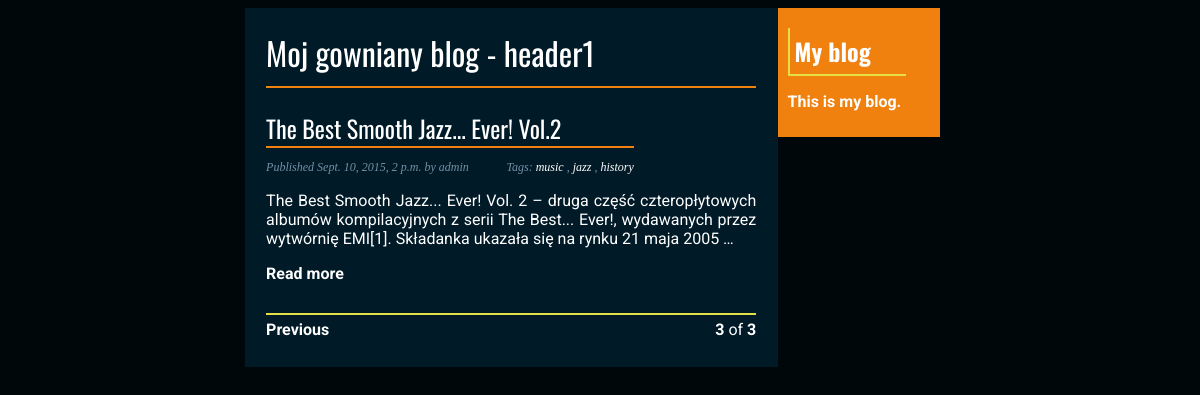
Page /blog/?page=3 on the committed database.
### first_blog/models.py (models this page shows, shortened)
class Post(models.Model):
    STATUS_CHOICES = (
        ('draft', 'Draft'),
        ('published', 'Published'),
    )
    title = models.CharField(max_length=250)
    slug = models.SlugField(max_length=250, unique_for_date = 'publish')
    author = models.ForeignKey(User, related_name = 'blog_posts')
    body = models.TextField()
    publish = models.DateTimeField(default=timezone.now)
    created = models.DateTimeField(auto_now_add=True)
    updated = models.DateTimeField(auto_now=True)
    status = models.CharField( max_length = 10, choices = STATUS_CHOICES, default = 'draft')
    objects = models.Manager()              # The default manager.
    published = PublishedManager()          # Our custom manager.
    tags = TaggableManager()
    def get_absolute_url(self):
        return reverse('first_blog:post_detail',
                       args=[self.publish.year,
                             self.publish.strftime('%m'),
                             self.publish.strftime('%d'),
                             self.slug])
    class Meta:
        ordering = ('-publish',)

### first_blog/views.py (the view)
# urls.py: url(r'^tag/(?P<tag_slug>[-\w]+)/$', views.post_list, name='post_list_by_tag'),
def post_list(request,tag_slug=None):
    object_list = Post.published.all()
    tag = None
    if tag_slug:
        tag = get_object_or_404(Tag, slug=tag_slug)
        object_list = object_list.filter(tags__in=[tag])
    paginator = Paginator(object_list, 4)               #4 posts in each page
    page = request.GET.get('page')
    try:
        posts = paginator.page(page)
    except PageNotAnInteger:
        posts = paginator.page(1)
    except EmptyPage:
        posts = paginator.page(paginator.num_pages)
    return render(request, 'first_blog/post/list.html', {'page': page, 'posts': posts, 'tag':tag})

### first_blog/models.py (called while the page is built)
    def get_queryset(self):
        return super(PublishedManager,self).get_queryset().filter(status='published')

### templates/first_blog/post/list.html (shortened to what this page needs)
{% extends "first_blog/base.html" %}
{% block content %}
    <h1>Moj gowniany blog - header1</h1>
    {% for post in posts %}
        <h3>
            <a href="{{ post.get_absolute_url }}">
                {{ post.title }}
            </a>
        </h3>
        <p class="tags">
                Tags:
            {% for tag in post.tags.all %}
                <a href="{% url "first_blog:post_list_by_tag" tag.slug %}">
                    {{ tag.name }}
                </a>
                {% if not forloop.last %}, {% endif %}
            {% endfor %}
        </p>
        <p class="date">
            Published {{ post.publish }} by {{ post.author }}
        </p>
        <div class="post_body">
            {{ post.body | truncatewords:30 | linebreaks }}
        </div>
        <p class="important_text"><a href="{{ post.get_absolute_url }}">Read more</a></p>
    {% endfor %}
    {% include "pagination.html" with page=posts %}
{% endblock %}

### first_blog/static/css/first_blog.css (style rules this page uses)
body { font-family: 'Roboto', sans-serif; background: #00070A; color: #ffffff; }
a { color: #ffffff; text-decoration: none; }
h1 { font-family: 'Oswald', sans-serif, 'Roboto', sans-serif; font-weight: normal; color: #ffffff; border-bottom: 2px solid #F0810F; padding: 0 0 10px 0; }
h3 { font-family: 'Oswald', sans-serif, 'Roboto', sans-serif; font-size: x-large; font-weight: normal; margin: 10px 0 0; border-bottom: 2px solid #F0810F; width: 75%; }
.post_body { padding: 0 0 0px 0; }
p.date { color: #768FA6; font-family: georgia, serif; font-size: 12px; font-style: italic; }
.important_text { font-weight: bold; margin-bottom:25px; }
.tags { color: #768FA6; font-family: georgia, serif; font-size: 12px; font-style: italic; float: right; margin-right: 25%; }

### rows in the picture
Post: title "The Best Smooth Jazz... Ever! Vol.2", publish "Sept. 10, 2015, 2 p.m.", author "admin", body "The Best Smooth Jazz... Ever! Vol. 2 – druga część czteropłytowych albumów kompilacyjnych z serii The Best... Ever!, wydawanych przez wytwórnię EMI[1]. Składanka ukazała się na rynku 21 maja 2005 …"
Tag: name "music"
Tag: name "jazz"
Tag: name "history"

### other values in the picture
{{ page.number }} "3"
{{ page.paginator.num_pages }} "3"
